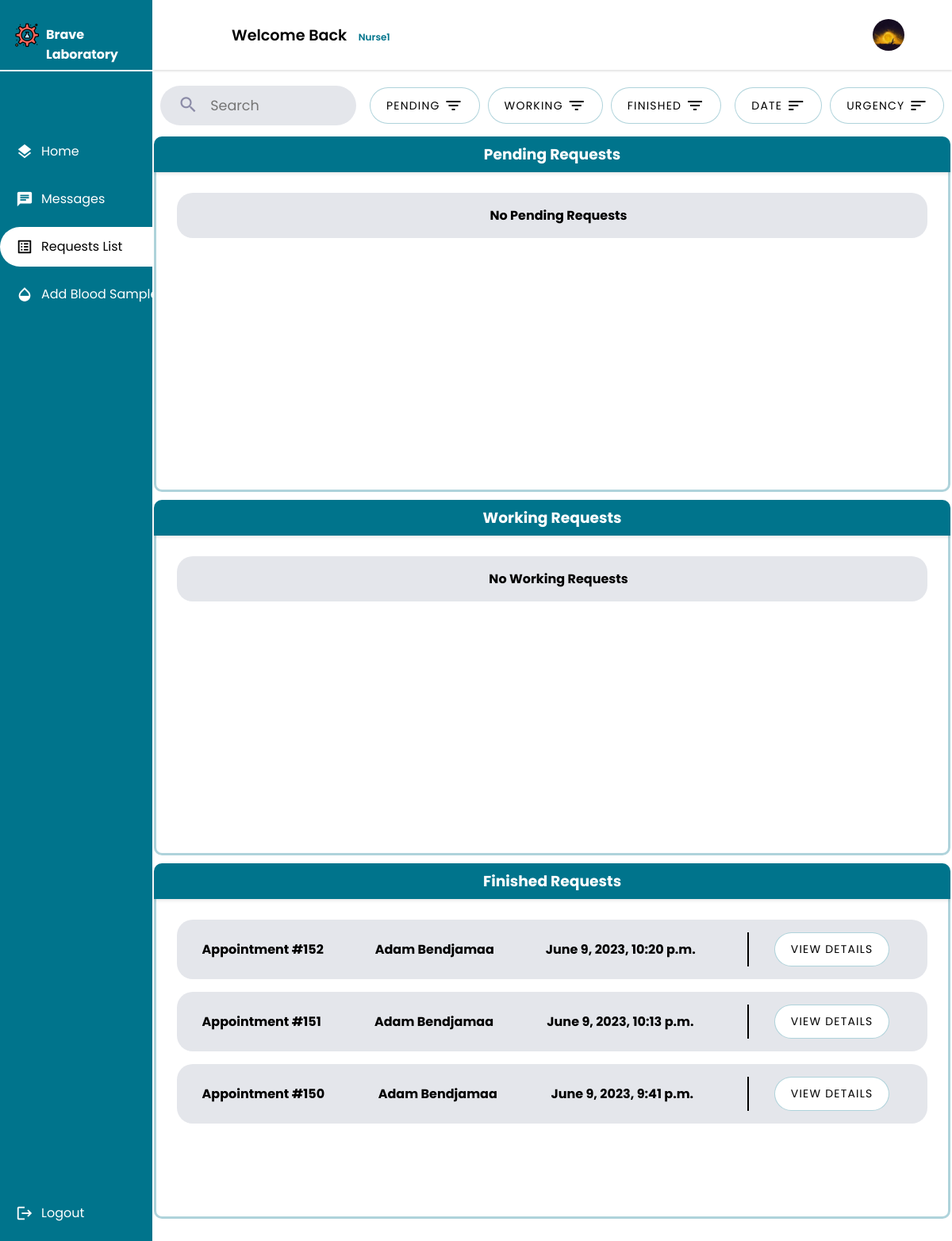
Before: /nurse/requests/ (signed in) with the older database file.
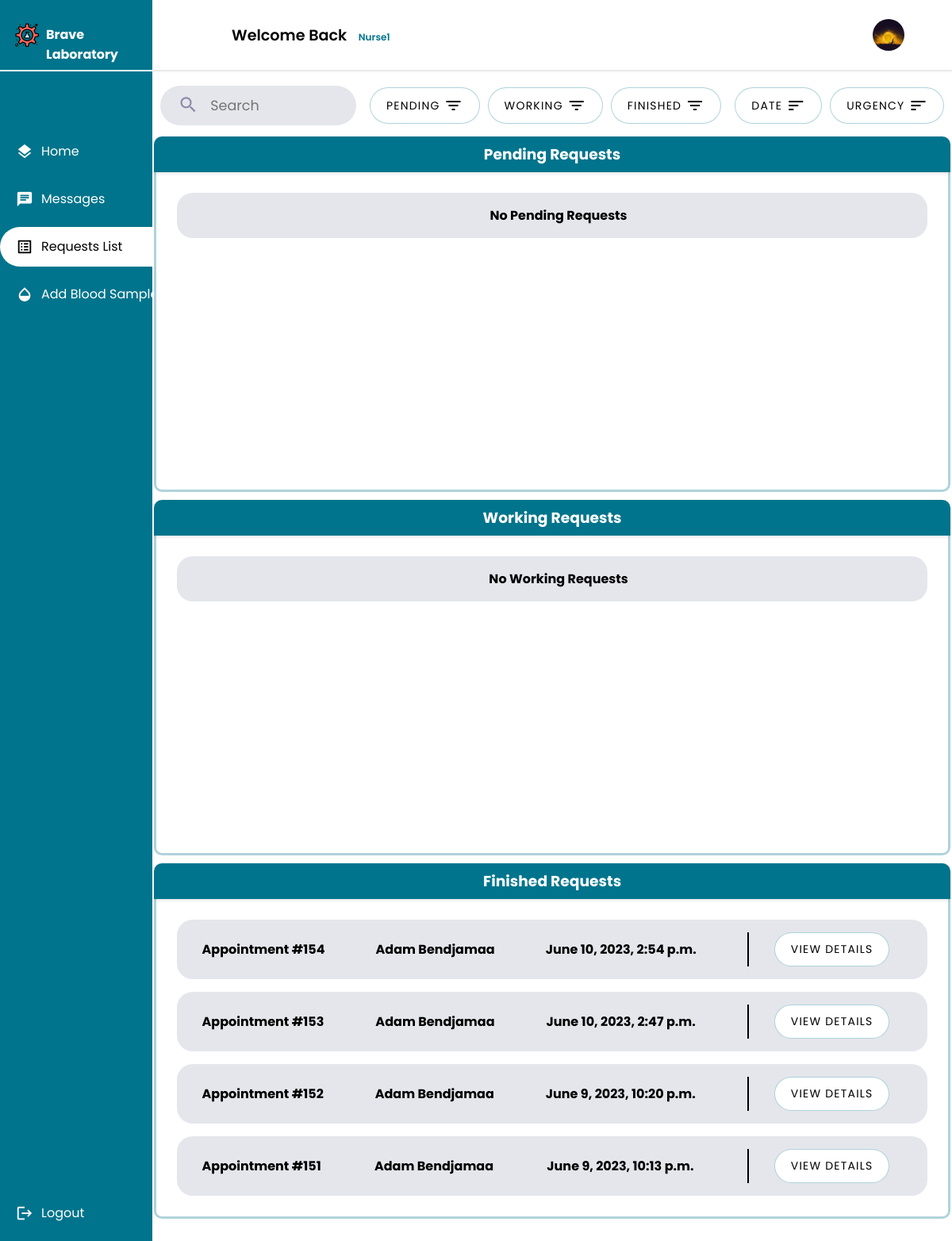
After: the same page with the newer database file.
### main_home/models.py (models this page shows, shortened)
class AnalysisRequest(models.Model):
    PENDING = 'pending'
    WORKING_ON = 'working-on'
    FINISHED = 'finished'
    STATUS_CHOICES = [
        (PENDING, 'Pending'),
        (WORKING_ON, 'Working On'),
        (FINISHED, 'Finished'),
    ]
    appointment = models.OneToOneField(Appointment, on_delete=models.CASCADE)
    nurse = models.ForeignKey(Nurse, on_delete=models.CASCADE)
    tests = models.ManyToManyField(Test, blank=True)
    creation_time = models.DateTimeField(auto_now_add=True)
    start_time = models.DateTimeField(null=True, blank=True)
    finish_time = models.DateTimeField(null=True, blank=True)
    accepted = models.BooleanField(default=False)
    finished = models.BooleanField(default=False)
    status =  models.CharField(max_length=45, choices=STATUS_CHOICES, default=PENDING)
    class Meta:
        db_table = 'analysis_request'

class Appointment(models.Model):
    UPCOMING = 'Upcoming'
    TOMORROW = 'Tommorow'
    TODAY = 'Today'
    OVERDUE = 'Overdue'
    STATUS_CHOICES = [
        (UPCOMING, 'Upcoming'),
        (TOMORROW, 'Tommorow'),
        (TODAY, 'Today'),
        (OVERDUE, 'Overdue'),
    ]
    client = models.ForeignKey(Client, on_delete=models.CASCADE)
    tests_requested = models.ManyToManyField(TestOffered, blank=True)
    date = models.DateField(validators=[validate_date_not_past])
    description = models.CharField(max_length=1000,blank=True)
    document = models.ImageField(null=True,blank=True,upload_to='medical_documents')
    total_price = models.DecimalField(max_digits=10, decimal_places=2)
    payment_status = models.BooleanField(default=False)
    arrived = models.BooleanField(default=False)
    cancelled = models.BooleanField(default=False)
    performed = models.BooleanField(default=False)
    urgent = models.BooleanField(default=False)
    class Meta:
        db_table = 'appointment'

### client/models.py (models this page shows, shortened)
class Client(models.Model):
    GENDERS =[
        ('M','Male'),
        ('F','Female')
    ]
    BLOOD_TYPES = [
        ('A+', 'A+'),
        ('A-', 'A-'),
        ('B+', 'B+'),
        ('B-', 'B-'),
        ('AB+', 'AB+'),
        ('AB-', 'AB-'),
        ('O+', 'O+'),
        ('O-', 'O-')
    ]
    user = models.OneToOneField(User, primary_key = True, on_delete=models.CASCADE)
    phone_number = models.CharField(max_length=10,validators=[phone_regex])
    gender = models.CharField(max_length = 1 ,choices = GENDERS)
    address = models.CharField(max_length=50)
    policy = models.BooleanField(default = False)
    profile_pic = models.ImageField(default="default.png", upload_to="profile_pics")
    date_of_birth = models.DateField(default='2003-03-08')
    tests_made = models.PositiveIntegerField(default=0)
    blood_type = models.CharField(max_length=3, choices=BLOOD_TYPES,null=True,blank=True)
    class Meta():
        db_table = 'auth_client'

### nurse/views.py (the view, shortened to what this page needs)
# urls.py: path("requests/",views.request_list,name="auditor_request_list"),
@login_required
@permission_required('nurse.view_nurse', raise_exception=True)
def request_list(request):
    nurse = request.user.nurse
    analysis_requests = AnalysisRequest.objects.select_related('appointment__client').all().filter(nurse=nurse).all().order_by("-creation_time")
    if not (request.GET.get('urgency_sort')) and not (request.GET.get('date_sort')) :
        sort_date = 'True'
        sort_urgency = 'True'
    pending_requests = analysis_requests.filter(status=AnalysisRequest.PENDING)
    working_on_requests = analysis_requests.filter(status=AnalysisRequest.WORKING_ON)
    finished_requests = analysis_requests.filter(status=AnalysisRequest.FINISHED)
    state = request.GET.get('state')
    if state != "all" :
        if state == "pending" :
            context = {
                'pending_requests': pending_requests,
                'sort_urgency':sort_urgency,
                'sort_date':sort_date,
                'state':state,
            }
            return render(request,'nurse/request/request_list.html',context)
        if state == "working" :
            context = {
                'working_on_requests': working_on_requests,
                'sort_urgency':sort_urgency,
                'sort_date':sort_date,
                'state':state,
            }
            return render(request,'nurse/request/request_list.html',context)
        if state == "finished" :
            context = {
                'finished_requests': finished_requests,
                'sort_urgency':sort_urgency,
                'sort_date':sort_date,
                'state':state,
            }
            return render(request,'nurse/request/request_list.html',context)
    state = 'all'
    context = {
        'pending_requests': pending_requests,
        'working_on_requests': working_on_requests,
        'finished_requests': finished_requests,
        'sort_urgency':sort_urgency,
        'sort_date':sort_date,
        'state':state
    }
    return render(request,'nurse/request/request_list.html', context)

### nurse/templates/nurse/request/request_list.html (shortened to what the changed rows need)
{% extends 'nurse/nurse.html' %}
{% load static %}
{% block css_2 %}
<link rel="stylesheet" href="{% static 'css/list.css' %}">
{% endblock css_2 %}
{% block main %}
<div class="Container">
    {% if finished_requests is not None%}
    {% if finished_requests %}
    <div class="userlistcl">
        <div class="userscontianercl">
        <div class= "scrollcl">
        <ul class="lists">
            {% for request in finished_requests %}
                <li class="app1">
                    <span><strong>Appointment #{{ request.appointment.id }}</strong></span>
                    <span><strong>{{ request.appointment.client.user.first_name }}
                        {{ request.appointment.client.user.last_name }}</strong></span>
                    <span><strong>{{ request.creation_time }}</strong></span>
                    <div class="buttons">
                    <button class="list-button"><a class="list-links" href="{% url 'request_detail' request.id %}">View Details</a></button>
                    </div>
                </li>
            {% endfor %}
        </ul>
    </div>
    </div>
    </div>
        {% endif %}
    {% endif %}
</div>
{% endblock main %}

Changed rows visible on the page:
no longer on this page (row unchanged): AnalysisRequest: appointment.id "150", appointment.client.user.first_name "Adam", appointment.client.user.last_name "Bendjamaa", creation_time "June 9, 2023, 9:41 p.m."
added AnalysisRequest: appointment.id "154", appointment.client.user.first_name "Adam", appointment.client.user.last_name "Bendjamaa", creation_time "June 10, 2023, 2:54 p.m."
added AnalysisRequest: appointment.id "153", appointment.client.user.first_name "Adam", appointment.client.user.last_name "Bendjamaa", creation_time "June 10, 2023, 2:47 p.m."
